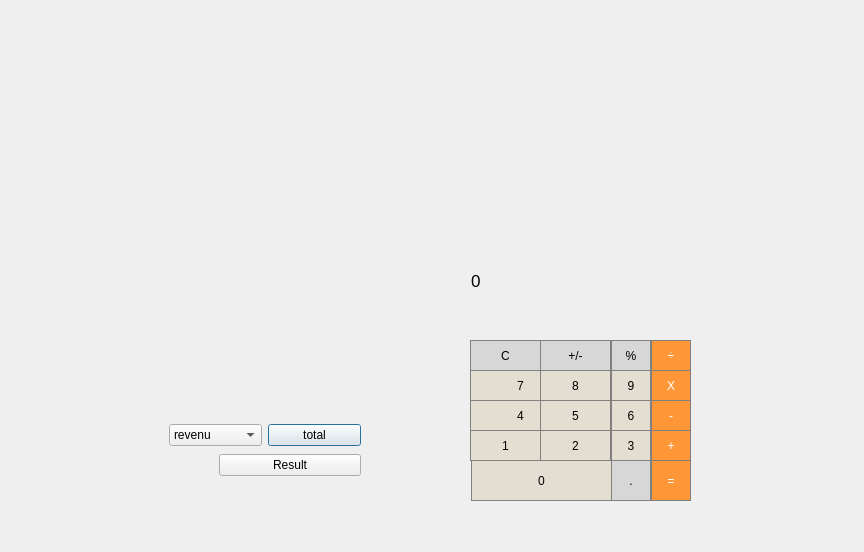
<?xml version="1.0" encoding="UTF-8"?>
<ui version="4.0">
 <class>bilan</class>
 <widget class="QDialog" name="bilan">
  <property name="geometry">
   <rect>
    <x>0</x>
    <y>0</y>
    <width>864</width>
    <height>552</height>
   </rect>
  </property>
  <property name="windowTitle">
   <string>Dialog</string>
  </property>
  <widget class="QWidget" name="layoutWidget">
   <property name="geometry">
    <rect>
     <x>70</x>
     <y>420</y>
     <width>291</width>
     <height>30</height>
    </rect>
   </property>
   <layout class="QHBoxLayout" name="horizontalLayout">
    <item>
     <widget class="QLabel" name="total_2">
      <property name="text">
       <string/>
      </property>
     </widget>
    </item>
    <item>
     <widget class="QComboBox" name="tot">
      <item>
       <property name="text">
        <string>revenu</string>
       </property>
      </item>
      <item>
       <property name="text">
        <string>depense</string>
       </property>
      </item>
     </widget>
    </item>
    <item>
     <widget class="QPushButton" name="total">
      <property name="text">
       <string>total</string>
      </property>
     </widget>
    </item>
   </layout>
  </widget>
  <widget class="QLabel" name="label_15">
   <property name="geometry">
    <rect>
     <x>471</x>
     <y>220</y>
     <width>221</width>
     <height>121</height>
    </rect>
   </property>
   <property name="font">
    <font>
     <pointsize>13</pointsize>
    </font>
   </property>
   <property name="styleSheet">
    <string notr="true">QLabel {
	qproperty-alignment: 'AlignVCenter | AlignRight';
	border: 1px solid gray;
background-color:rgb(227, 222, 209)

}

background-color : white;</string>
   </property>
   <property name="text">
    <string>0</string>
   </property>
  </widget>
  <widget class="QPushButton" name="pushButt2">
   <property name="geometry">
    <rect>
     <x>540</x>
     <y>430</y>
     <width>71</width>
     <height>31</height>
    </rect>
   </property>
   <property name="styleSheet">
    <string notr="true">QPushButton {
   border: 1px solid gray;
background-color:rgb(227, 222, 209)

}
QPushButton:pressed {
    background-color: qlineargradient(x1: 0, y1: 0, x2: 0, y2: 1,
                                      stop: 0 #dadbde, stop: 1 #f6f7fa);
}</string>
   </property>
   <property name="text">
    <string>2</string>
   </property>
  </widget>
  <widget class="QPushButton" name="pushButton_minus">
   <property name="geometry">
    <rect>
     <x>651</x>
     <y>400</y>
     <width>40</width>
     <height>31</height>
    </rect>
   </property>
   <property name="styleSheet">
    <string notr="true">QPushButton {
  background-color: rgb(255, 151, 57);
  color: white; 
  border: 1px solid gray;
}

QPushButton:pressed {
    background-color: qlineargradient(x1: 0, y1: 0, x2: 0, y2: 1,
                                      stop: 0 #FF7832, stop: 1 #FF9739);
}</string>
   </property>
   <property name="text">
    <string>-</string>
   </property>
  </widget>
  <widget class="QPushButton" name="pushButton_porcentage">
   <property name="geometry">
    <rect>
     <x>611</x>
     <y>340</y>
     <width>40</width>
     <height>31</height>
    </rect>
   </property>
   <property name="styleSheet">
    <string notr="true">QPushButton {
  background-color: rgb(215, 215, 215);
  border: 1px solid gray;
}
QPushButton:pressed {
    background-color: qlineargradient(x1: 0, y1: 0, x2: 0, y2: 1,
                                      stop: 0 #BEBEBE, stop: 1 #D7D7D7);
}</string>
   </property>
   <property name="text">
    <string>%</string>
   </property>
  </widget>
  <widget class="QPushButton" name="pushButton_division">
   <property name="geometry">
    <rect>
     <x>651</x>
     <y>340</y>
     <width>40</width>
     <height>31</height>
    </rect>
   </property>
   <property name="styleSheet">
    <string notr="true">QPushButton {
  background-color: rgb(255, 151, 57);
  color: white; 
  border: 1px solid gray;
}

QPushButton:pressed {
    background-color: qlineargradient(x1: 0, y1: 0, x2: 0, y2: 1,
                                      stop: 0 #FF7832, stop: 1 #FF9739);
}</string>
   </property>
   <property name="text">
    <string>÷</string>
   </property>
  </widget>
  <widget class="QPushButton" name="pushButton_C">
   <property name="geometry">
    <rect>
     <x>470</x>
     <y>340</y>
     <width>71</width>
     <height>31</height>
    </rect>
   </property>
   <property name="styleSheet">
    <string notr="true">QPushButton {
  background-color: rgb(215, 215, 215);
  border: 1px solid gray;
}
QPushButton:pressed {
    background-color: qlineargradient(x1: 0, y1: 0, x2: 0, y2: 1,
                                      stop: 0 #BEBEBE, stop: 1 #D7D7D7);
}</string>
   </property>
   <property name="text">
    <string>C</string>
   </property>
  </widget>
  <widget class="QPushButton" name="pushButt4">
   <property name="geometry">
    <rect>
     <x>470</x>
     <y>400</y>
     <width>101</width>
     <height>31</height>
    </rect>
   </property>
   <property name="styleSheet">
    <string notr="true">QPushButton {
   border: 1px solid gray;
background-color:rgb(227, 222, 209)

}
QPushButton:pressed {
    background-color: qlineargradient(x1: 0, y1: 0, x2: 0, y2: 1,
                                      stop: 0 #dadbde, stop: 1 #f6f7fa);
}</string>
   </property>
   <property name="text">
    <string>4</string>
   </property>
  </widget>
  <widget class="QPushButton" name="pushButton_signal">
   <property name="geometry">
    <rect>
     <x>540</x>
     <y>340</y>
     <width>71</width>
     <height>31</height>
    </rect>
   </property>
   <property name="styleSheet">
    <string notr="true">QPushButton {
  background-color: rgb(215, 215, 215);
  border: 1px solid gray;
}
QPushButton:pressed {
    background-color: qlineargradient(x1: 0, y1: 0, x2: 0, y2: 1,
                                      stop: 0 #BEBEBE, stop: 1 #D7D7D7);
}</string>
   </property>
   <property name="text">
    <string>+/-</string>
   </property>
  </widget>
  <widget class="QPushButton" name="pushButt9">
   <property name="geometry">
    <rect>
     <x>611</x>
     <y>370</y>
     <width>40</width>
     <height>31</height>
    </rect>
   </property>
   <property name="styleSheet">
    <string notr="true">QPushButton {
   border: 1px solid gray;
background-color :rgb(227, 222, 209)
}
QPushButton:pressed {
    background-color: qlineargradient(x1: 0, y1: 0, x2: 0, y2: 1,
                                      stop: 0 #dadbde, stop: 1 #f6f7fa);
}</string>
   </property>
   <property name="text">
    <string>9</string>
   </property>
  </widget>
  <widget class="QPushButton" name="pushButt1">
   <property name="geometry">
    <rect>
     <x>470</x>
     <y>430</y>
     <width>71</width>
     <height>31</height>
    </rect>
   </property>
   <property name="styleSheet">
    <string notr="true">QPushButton {
   border: 1px solid gray;
background-color:rgb(227, 222, 209)

}
QPushButton:pressed {
    background-color: qlineargradient(x1: 0, y1: 0, x2: 0, y2: 1,
                                      stop: 0 #dadbde, stop: 1 #f6f7fa);
}</string>
   </property>
   <property name="text">
    <string>1</string>
   </property>
  </widget>
  <widget class="QPushButton" name="pushButt5">
   <property name="geometry">
    <rect>
     <x>540</x>
     <y>400</y>
     <width>71</width>
     <height>31</height>
    </rect>
   </property>
   <property name="styleSheet">
    <string notr="true">QPushButton {
   border: 1px solid gray;
background-color:rgb(227, 222, 209)

}
QPushButton:pressed {
    background-color: qlineargradient(x1: 0, y1: 0, x2: 0, y2: 1,
                                      stop: 0 #dadbde, stop: 1 #f6f7fa);
}</string>
   </property>
   <property name="text">
    <string>5</string>
   </property>
  </widget>
  <widget class="QPushButton" name="pushButt7">
   <property name="geometry">
    <rect>
     <x>470</x>
     <y>370</y>
     <width>101</width>
     <height>31</height>
    </rect>
   </property>
   <property name="styleSheet">
    <string notr="true">QPushButton {
   border: 1px solid gray;
background-color:rgb(227, 222, 209)

}
QPushButton:pressed {
    background-color: qlineargradient(x1: 0, y1: 0, x2: 0, y2: 1,
                                      stop: 0 #dadbde, stop: 1 #f6f7fa);
}</string>
   </property>
   <property name="text">
    <string>7</string>
   </property>
  </widget>
  <widget class="QPushButton" name="pushButton_plus">
   <property name="geometry">
    <rect>
     <x>651</x>
     <y>430</y>
     <width>40</width>
     <height>31</height>
    </rect>
   </property>
   <property name="styleSheet">
    <string notr="true">QPushButton {
  background-color: rgb(255, 151, 57);
  color: white; 
  border: 1px solid gray;
}

QPushButton:pressed {
    background-color: qlineargradient(x1: 0, y1: 0, x2: 0, y2: 1,
                                      stop: 0 #FF7832, stop: 1 #FF9739);
}</string>
   </property>
   <property name="text">
    <string>+</string>
   </property>
  </widget>
  <widget class="QPushButton" name="pushButt3">
   <property name="geometry">
    <rect>
     <x>611</x>
     <y>430</y>
     <width>40</width>
     <height>31</height>
    </rect>
   </property>
   <property name="styleSheet">
    <string notr="true">QPushButton {
   border: 1px solid gray;
background-color:rgb(227, 222, 209)

}
QPushButton:pressed {
    background-color: qlineargradient(x1: 0, y1: 0, x2: 0, y2: 1,
                                      stop: 0 #dadbde, stop: 1 #f6f7fa);
}</string>
   </property>
   <property name="text">
    <string>3</string>
   </property>
  </widget>
  <widget class="QPushButton" name="pushButton_0">
   <property name="geometry">
    <rect>
     <x>471</x>
     <y>460</y>
     <width>141</width>
     <height>41</height>
    </rect>
   </property>
   <property name="styleSheet">
    <string notr="true">QPushButton {
   border: 1px solid gray;
background-color:rgb(227, 222, 209)

}
QPushButton:pressed {
    background-color: qlineargradient(x1: 0, y1: 0, x2: 0, y2: 1,
                                      stop: 0 #dadbde, stop: 1 #f6f7fa);
}</string>
   </property>
   <property name="text">
    <string>0</string>
   </property>
  </widget>
  <widget class="QPushButton" name="pushButt8">
   <property name="geometry">
    <rect>
     <x>540</x>
     <y>370</y>
     <width>71</width>
     <height>31</height>
    </rect>
   </property>
   <property name="styleSheet">
    <string notr="true">QPushButton {
   border: 1px solid gray;
background-color:rgb(227, 222, 209)
}
QPushButton:pressed {
    background-color: qlineargradient(x1: 0, y1: 0, x2: 0, y2: 1,
                                      stop: 0 #dadbde, stop: 1 #f6f7fa);
}</string>
   </property>
   <property name="text">
    <string>8</string>
   </property>
  </widget>
  <widget class="QPushButton" name="pushButton_times">
   <property name="geometry">
    <rect>
     <x>651</x>
     <y>370</y>
     <width>40</width>
     <height>31</height>
    </rect>
   </property>
   <property name="styleSheet">
    <string notr="true">QPushButton {
  background-color: rgb(255, 151, 57);
  color: white; 
  border: 1px solid gray;
}

QPushButton:pressed {
    background-color: qlineargradient(x1: 0, y1: 0, x2: 0, y2: 1,
                                      stop: 0 #FF7832, stop: 1 #FF9739);
}</string>
   </property>
   <property name="text">
    <string>X</string>
   </property>
  </widget>
  <widget class="QPushButton" name="pushButton_equal">
   <property name="geometry">
    <rect>
     <x>651</x>
     <y>460</y>
     <width>40</width>
     <height>41</height>
    </rect>
   </property>
   <property name="styleSheet">
    <string notr="true">QPushButton {
  background-color: rgb(255, 151, 57);
  color: white; 
  border: 1px solid gray;
}

QPushButton:pressed {
    background-color: qlineargradient(x1: 0, y1: 0, x2: 0, y2: 1,
                                      stop: 0 #FF7832, stop: 1 #FF9739);
}</string>
   </property>
   <property name="text">
    <string>=</string>
   </property>
  </widget>
  <widget class="QPushButton" name="pushButt6">
   <property name="geometry">
    <rect>
     <x>611</x>
     <y>400</y>
     <width>40</width>
     <height>31</height>
    </rect>
   </property>
   <property name="styleSheet">
    <string notr="true">QPushButton {
   border: 1px solid gray;
background-color:rgb(227, 222, 209)

}
QPushButton:pressed {
    background-color: qlineargradient(x1: 0, y1: 0, x2: 0, y2: 1,
                                      stop: 0 #dadbde, stop: 1 #f6f7fa);
}</string>
   </property>
   <property name="text">
    <string>6</string>
   </property>
  </widget>
  <widget class="QPushButton" name="pushButton_point">
   <property name="geometry">
    <rect>
     <x>611</x>
     <y>460</y>
     <width>40</width>
     <height>41</height>
    </rect>
   </property>
   <property name="styleSheet">
    <string notr="true">QPushButton {
  background-color: rgb(215, 215, 215);
  border: 1px solid gray;
}
QPushButton:pressed {
    background-color: qlineargradient(x1: 0, y1: 0, x2: 0, y2: 1,
                                      stop: 0 #BEBEBE, stop: 1 #D7D7D7);
}</string>
   </property>
   <property name="text">
    <string>.</string>
   </property>
  </widget>
  <widget class="QWidget" name="">
   <property name="geometry">
    <rect>
     <x>70</x>
     <y>450</y>
     <width>291</width>
     <height>30</height>
    </rect>
   </property>
   <layout class="QHBoxLayout" name="horizontalLayout_2">
    <item>
     <widget class="QLabel" name="res">
      <property name="text">
       <string/>
      </property>
     </widget>
    </item>
    <item>
     <widget class="QPushButton" name="pbResult">
      <property name="text">
       <string>Result</string>
      </property>
     </widget>
    </item>
   </layout>
   <zorder>res</zorder>
   <zorder>pbResult</zorder>
  </widget>
 </widget>
 <resources/>
 <connections/>
</ui>
